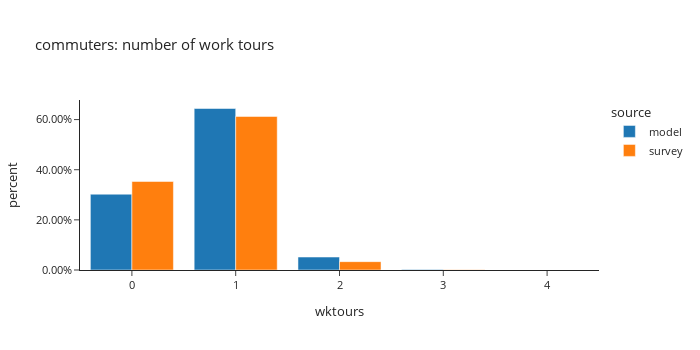

The cell this chart's notebook holds for it:
### Code cell
_df = workers[workers['worker_type']=="commuter"].groupby(['source','wktours'])['pdexpfac'].sum().reset_index()
_df['percent'] = _df.groupby(['source'], group_keys=False)['pdexpfac'].apply(lambda x: x / float(x.sum()))

fig = px.bar(_df, x="wktours", y="percent", color="source",
             barmode="group",template="simple_white",
             title= "commuters: number of work tours")
fig.update_layout(height=350, width=700, font=dict(size=11),
                  yaxis_tickformat = '.2%')
fig.show()

### Figure 1 — Plotly figure (JSON) as saved in the notebook; plotly's stock layout.template omitted (floating-point values rounded to 4 significant figures)
{"data": [{"alignmentgroup": "True", "hovertemplate": "source=model<br>wktours=%{x}<br>percent=%{y}<extra></extra>", "legendgroup": "model", "marker": {"color": "#1F77B4", "pattern": {"shape": ""}}, "name": "model", "offsetgroup": "model", "orientation": "v", "showlegend": true, "textposition": "auto", "type": "bar", "x": [0, 1, 2, 3], "xaxis": "x", "y": [0.3024, 0.6442, 0.0517, 0.001725], "yaxis": "y"}, {"alignmentgroup": "True", "hovertemplate": "source=survey<br>wktours=%{x}<br>percent=%{y}<extra></extra>", "legendgroup": "survey", "marker": {"color": "#FF7F0E", "pattern": {"shape": ""}}, "name": "survey", "offsetgroup": "survey", "orientation": "v", "showlegend": true, "textposition": "auto", "type": "bar", "x": [0, 1, 2, 3, 4], "xaxis": "x", "y": [0.3531, 0.6125, 0.03331, 0.001003, 0.0001249], "yaxis": "y"}], "layout": {"barmode": "group", "font": {"size": 11}, "height": 350, "legend": {"title": {"text": "source"}, "tracegroupgap": 0}, "title": {"text": "commuters: number of work tours"}, "width": 700, "xaxis": {"anchor": "y", "domain": [0.0, 1.0], "title": {"text": "wktours"}}, "yaxis": {"anchor": "x", "domain": [0.0, 1.0], "tickformat": ".2%", "title": {"text": "percent"}}}}
